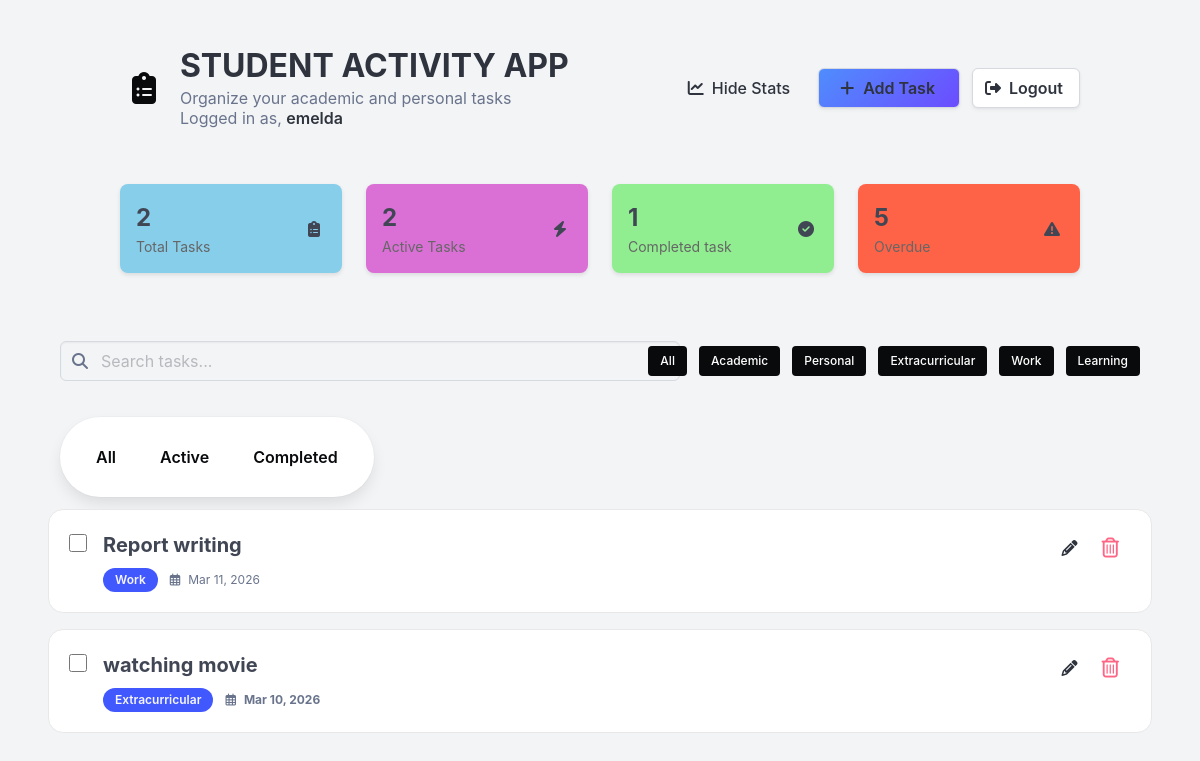
/ (signed in), run on the app's committed database.
### app/model/model.py (models this page shows, shortened)
class User(db.Model, UserMixin):
    __tablename__ = "users"
    id: Mapped[int] = mapped_column(primary_key=True)
    username: Mapped[str] = mapped_column(nullable=False, unique=True)
    password: Mapped[str] = mapped_column(nullable=False)
    email: Mapped[str] = mapped_column(nullable=False)

class Task(db.Model):
    __tablename__ = "tasks"
    id: Mapped[int] = mapped_column(primary_key=True)
    task: Mapped[str] = mapped_column(nullable=False)
    user_id: Mapped[int | None] = mapped_column(ForeignKey("users.id"))
    completed: Mapped[bool] = mapped_column(default=False)
    category_id: Mapped[int | None] = mapped_column(
        ForeignKey("categories.id"), nullable=True
    )
    deadline: Mapped[datetime | None] = mapped_column(DateTime, nullable=True)
    notes: Mapped[str | None] = mapped_column(String, nullable=True)
    category = relationship("Category", back_populates="tasks")
    user: Mapped["User"] = relationship("User", backref="tasks")

class Category(db.Model):
    __tablename__ = "categories"
    id: Mapped[int] = mapped_column(primary_key=True)
    cat_name: Mapped[str] = mapped_column(nullable=False)
    user_id: Mapped[int | None] = mapped_column(ForeignKey("users.id"))
    tasks = relationship("Task", back_populates="category")

### app/routes/route.py (the view)
@main.route("/")
@login_required
def index():
    tasks = Task.query.filter_by(
        user_id=current_user.id
    ).all()  # get tasks from database
    completed = Task.query.filter_by(completed=True).count()  # count completed tasks
    overdue_tasks = Task.query.filter(
        Task.completed.is_(False), Task.deadline < datetime.today()
    ).count()
    return render_template(
        "index.html",
        user=current_user,
        tasks=tasks,
        completed=completed,
        overdue_tasks=overdue_tasks,
        now=datetime.today(),
    )

### app/__init__.py (called while the page is built)
def create_app():
    app = Flask(__name__)
    app.config["SQLALCHEMY_DATABASE_URI"] = "sqlite:///student.db"
    app.config["SECRET_KEY"] = "secret"
    app.config["SQLALCHEMY_TRACK_MODIFICATIONS"] = False
    db.init_app(app)
    login_manager.init_app(app)
    migrate.init_app(app, db)
    login_manager.login_view = "auth.login"
    app.register_blueprint(auth_bp)
    app.register_blueprint(main)
    app.register_blueprint(cat_bp, url_prefix="/category")
    from .model import User
    @login_manager.user_loader
    def load_user(user_id):
        return db.session.get(User, int(user_id))
    return app

### app/templates/index.html
{%extends 'base.html'%} {%include 'navbar.html'%} {%include 'main.html'%}
{%block content%}
<div class="columns is-vcentered mt-2 px-3">
    <div class="column is-7">{% include 'search.html' %}</div>
    <div class="column is-5">{% include 'category.html' %}</div>
</div>
<div class="column is-5">
    <div
        class="box is-flex is-align-items-center"
        style="border-radius: 999px; width: fit-content"
    >
        {% include 'status.html' %}
    </div>
</div>
{% include 'add_tasks.html' %} {% endblock %}

### app/templates/navbar.html (shortened to what this page needs)
{%extends 'base.html'%}{%block content%}
<div class="container">
    <nav class="level">
        <div class="left-left">
            <div class="level-item">
                <span class="icon is-large has-text-black mr-3">
                    <i class="fas fa-clipboard-list fa-2x"></i>
                </span>
                <div>
                    <h1 class="title is-3 has-text-weight-bold mb-0">
                        STUDENT ACTIVITY APP
                    </h1>
                    <p class="subtitle is-6 has-text-grey mt-1">
                        Organize your academic and personal tasks {%if
                        current_user.is_authenticated %}
                        <br />
                        Logged in as,
                        <strong>{{ current_user.username }}</strong>
                        {% endif %}
                    </p>
                </div>
            </div>
        </div>
        <div class="level-right">
            <div class="level-item buttons">
                <button class="button stats-btn is-light is-rectangle px-4">
                    <span class="icon">
                        <i class="fas fa-chart-line"></i>
                    </span>
                    <span>Hide Stats</span>
                </button>
                <a
                    href="{{ url_for('main.task') }}"
                    class="button add-task-btn is-rectangle px-5"
                >
                    <span class="icon">
                        <i class="fas fa-plus"></i>
                    </span>
                    <span class="has-text-weight-semibold">Add Task</span>
                </a>
                <a
                    href="{{ url_for('auth.logout') }}"
                    class="button log-out-btn is-rectangle px-4"
                >
                    <span class="icon">
                        <i class="fas fa-sign-out-alt"></i>
                    </span>
                    <span class="has-text-weight-semibold">Logout</span>
                </a>
            </div>
        </div>
        {%endblock%}

### app/templates/add_tasks.html (shortened to what this page needs)
<div id="tasks-container">
    {% for task in tasks %}
    <div
        class="box is-shadowless mb-4"
        style="border: 1px solid #e8e8e8; border-radius: 15px; padding: 1.25rem"
    >
        <div
            class="is-flex is-justify-content-space-between is-align-items-start"
        >
            <div class="is-flex is-align-items-start">
                <div class="mr-4 mt-1">
                    <input
                        type="checkbox"
                        name="completed"
                        class="is-clickable"
                        style="width: 18px; height: 18px; cursor: pointer; border-radius: 4px;"
                        hx-post="{{ url_for('main.toggle', task_id=task.id) }}"
                        hx-swap="none"
                        hx-trigger="change"
                    />
                </div>
                <div>
                    <h3 class="has-text-weight-bold is-dark is-size-5 mb-2">
                        {{ task.task }}
                    </h3>
                    <div class="is-flex is-align-items-center">
                        <span
                            class="tag is-link is-rounded has-text-weight-semibold mr-3 px-3"
                        >
                            {{ task.category.cat_name if task.category else
                            'Uncategorized' }}
                        </span>
                        <span
                            class="has-text-grey is-size-7 is-flex is-align-items-center
                            {% if task.deadline and not task.completed and task.deadline < now %}
                                has-text-danger has-text-weight-bold
                            {% endif %}"
                        >
                            <i class="far fa-calendar-alt mr-2"></i>
                            {{ task.deadline.strftime('%b %d, %Y') if task.deadline else 'No deadline' }}
                        </span>
                    </div>
                </div>
            </div>
            <div class="is-flex">
                <a href="{{ url_for('main.update_task', task_id=task.id) }}"
                <button class="button is-white has-text-dark p-2 mx-1">
                    <i class="fa-solid fa-pencil is-size-6"></i>
                </a>
                <form action="{{ url_for('main.delete', task_id=task.id) }}" method="POST">
                    <button type="submit" class="button is-white has-text-danger p-2 mx-1">
                        <i class="fa-regular fa-trash-can is-size-5"></i>
                    </button>
                </form>
            </div>
        </div>
    </div>
    {% endfor %}
</div>

### app/templates/navbar.html (style rules this page uses)
.add-task-btn { background: linear-gradient(135deg, #4f8dfd, #6c4cff); color: white; border: none; }
.log-out-btn { background: linear-gradient(135deg, #ffffff); color: white; border: none; }
.stats-btn { background: linear-gradient(135deg, #ffffff); color: white; border: none; }

### data on the page
User: username "emelda"
Task: task "Report writing", category "Work", deadline "Mar 11, 2026"
Task: task "watching movie", category "Extracurricular", deadline "Mar 10, 2026"

### other printed values
{{ tasks|length }} "2"
{{ completed }} "1"
{{ overdue_tasks }} "5"
